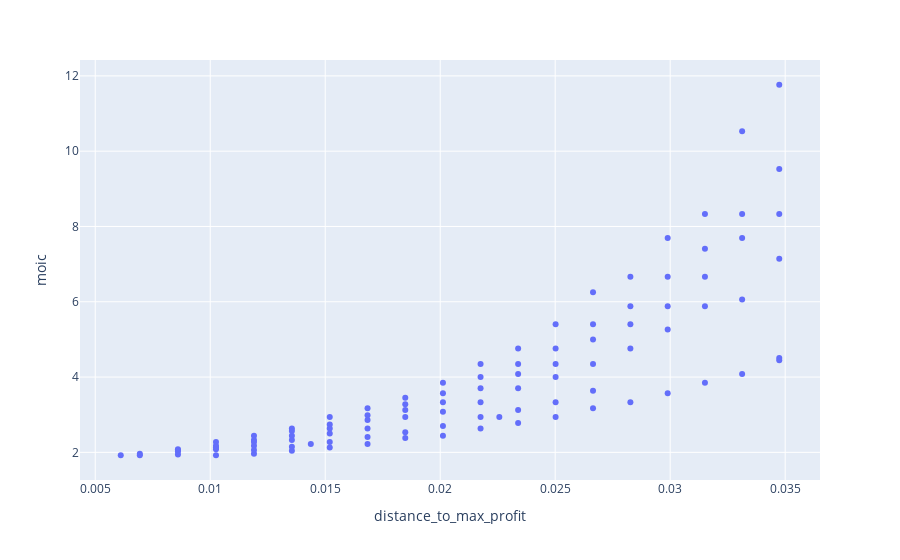

Notebook cell for this chart:
### Markdown cell above
### Response Data
The response from the endpoint is provided in split JSON format, which can be easily converted into a pandas DataFrame. The DataFrame will contain various fields, including:

- **`underlying_ticker`**: The ticker symbol for the underlying asset (e.g., `SPY`).
- **`bottom_leg_occ`**: Option Clearing Corporation (OCC) code for the lower leg of the spread.
- **`occ`**: OCC code for the call debit spread.
- **`expiration_date`**: The expiration date of the spread option.
- **`dte`**: Days to expiration.
- **`distance_to_max_profit`**: How far the spread is from achieving maximum profit.
- **`moic`**: Multiple on Invested Capital. Represents the potential return multiple (e.g., an `moic` of 11 implies an 11x return on your initial investment).


- **MOIC (Multiple on Invested Capital)**: This metric helps quantify the potential returns on the invested capital.
  - For example, a `MOIC` of 11 means that if you invest $100, the profit could potentially be $1,100.
- Trades that are **further out of the money** tend to have **higher expected profit** but come with a **lower likelihood of profit**.
- **Expiration dates** further into the future tend to yield **lower expected profit** since you pay a premium for the additional time.

### Code cell
import plotly.express as px

# Further out the money trades have higher expected profit, as the likelihood is lower

fig = px.scatter(df[['distance_to_max_profit','moic']], x="distance_to_max_profit", y="moic")
fig.show()

### Figure 1 — Plotly figure (JSON) as saved in the notebook; plotly's stock layout.template omitted (floating-point values rounded to 4 significant figures)
{"data": [{"hovertemplate": "distance_to_max_profit=%{x}<br>moic=%{y}<extra></extra>", "legendgroup": "", "marker": {"color": "#636efa", "symbol": "circle"}, "mode": "markers", "name": "", "orientation": "v", "showlegend": false, "type": "scatter", "x": [0.03474, 0.03313, 0.03474, 0.03474, 0.03313, 0.03151, 0.03313, 0.02989, 0.03151, 0.03474, 0.02989, 0.02827, 0.03151, 0.02664, 0.03313, 0.02827, 0.02989, 0.03151, 0.02827, 0.02502, 0.02664, 0.02989, 0.02664, 0.02827, 0.02339, 0.02502, 0.03474, 0.03474, 0.02339, 0.02502, 0.02175, 0.02664, 0.03313, 0.02339, 0.02502, 0.02175, 0.02012, 0.03151, 0.02339, 0.02175, 0.02664, 0.02989, 0.02012, 0.01848, 0.02175, 0.02012, 0.02827, 0.02502, 0.01848, 0.02664, 0.01684, 0.02339, 0.01848, 0.02012, 0.01684, 0.02175, 0.02257, 0.01848, 0.0152, 0.02502, 0.01684, 0.02339, 0.0152, 0.02012, 0.02175, 0.01684, 0.01355, 0.0152, 0.01355, 0.01848, 0.0152, 0.01355, 0.0119, 0.02012, 0.01684, 0.01848, 0.0119, 0.01355, 0.0152, 0.01025, 0.0119, 0.01437, 0.01684, 0.01025, 0.0119, 0.01355, 0.01025, 0.0152, 0.01025, 0.008596, 0.008596, 0.0119, 0.01355, 0.008596, 0.006939, 0.0119, 0.008596, 0.006939, 0.01025, 0.00611], "xaxis": "x", "y": [11.76, 10.53, 9.524, 8.333, 8.333, 8.333, 7.692, 7.692, 7.407, 7.143, 6.667, 6.667, 6.667, 6.25, 6.061, 5.882, 5.882, 5.882, 5.405, 5.405, 5.405, 5.263, 5, 4.762, 4.762, 4.762, 4.505, 4.444, 4.348, 4.348, 4.348, 4.348, 4.082, 4.082, 4, 4, 3.846, 3.846, 3.704, 3.704, 3.636, 3.571, 3.571, 3.448, 3.333, 3.333, 3.333, 3.333, 3.279, 3.175, 3.175, 3.125, 3.125, 3.077, 2.985, 2.941, 2.941, 2.941, 2.941, 2.941, 2.857, 2.778, 2.74, 2.703, 2.632, 2.632, 2.632, 2.632, 2.564, 2.532, 2.5, 2.439, 2.439, 2.439, 2.41, 2.381, 2.326, 2.326, 2.273, 2.273, 2.273, 2.222, 2.222, 2.174, 2.174, 2.151, 2.128, 2.128, 2.083, 2.083, 2.062, 2.062, 2.041, 2.02, 1.961, 1.961, 1.942, 1.923, 1.923, 1.923], "yaxis": "y"}], "layout": {"legend": {"tracegroupgap": 0}, "margin": {"t": 60}, "xaxis": {"anchor": "y", "domain": [0, 1], "title": {"text": "distance_to_max_profit"}}, "yaxis": {"anchor": "x", "domain": [0, 1], "title": {"text": "moic"}}}}
